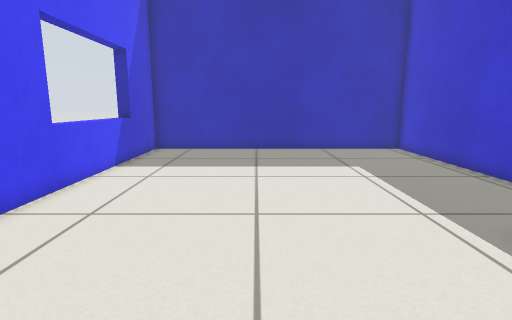
view 1 (above)

16 first-person views from a walk through a world built for the Gazebo simulator. The camera is 0.64 m above the floor, tilts 10° down and sees 80° across. The floor is counted in squares, 0.25 m on a side. Each view is taken from the middle of a square. On the plan, view 1 faces up. The plan holds only what a view shows up to about 19 squares ahead; the rest is blank.

view 2
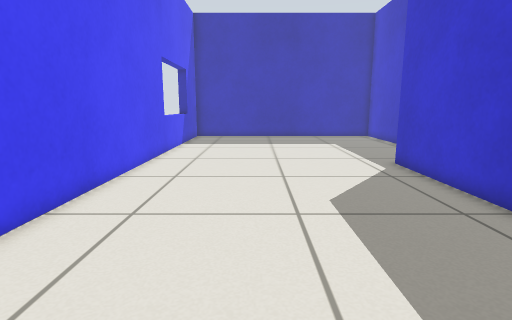

view 3
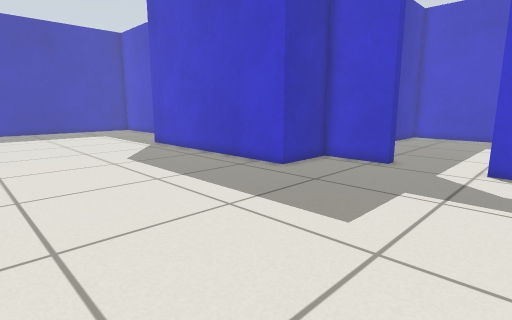

view 4
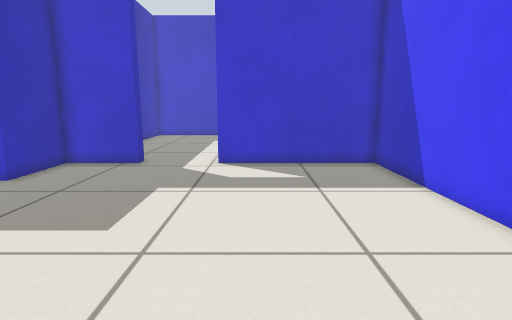

view 5
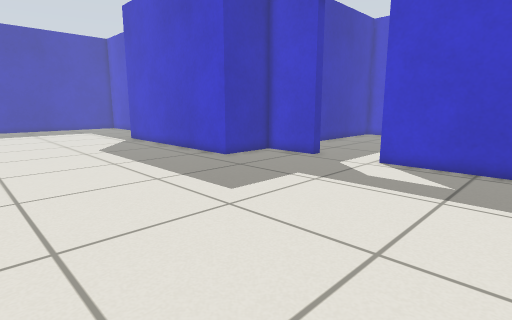

view 6
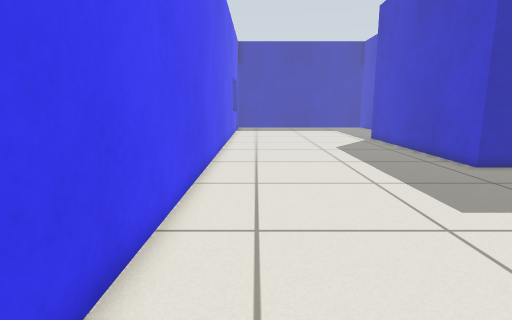

view 7
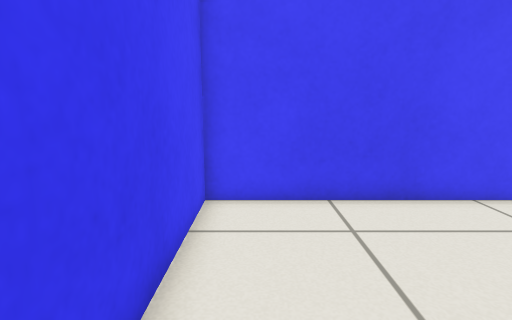

view 8
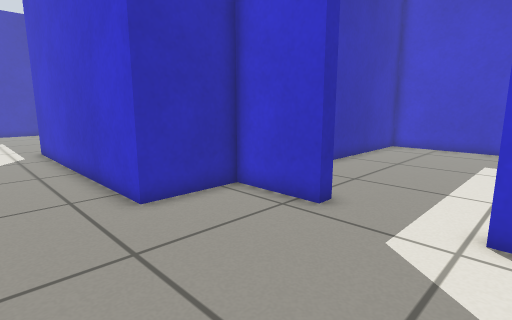

view 9
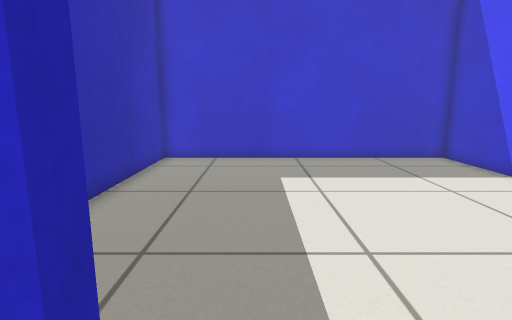

view 10
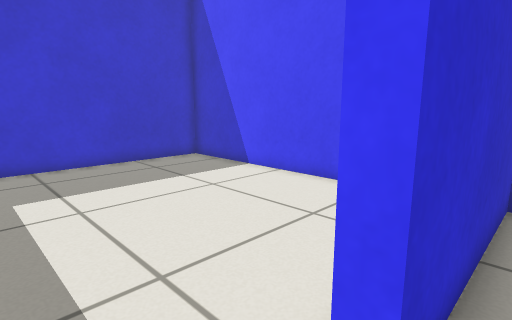

view 11
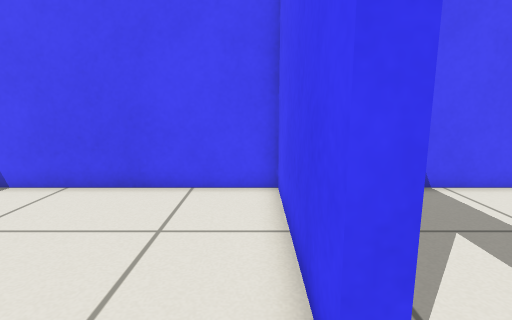

view 12
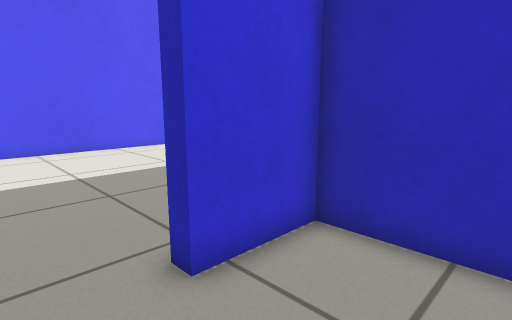

view 13
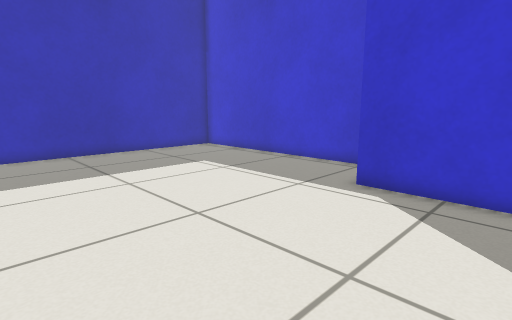

view 14
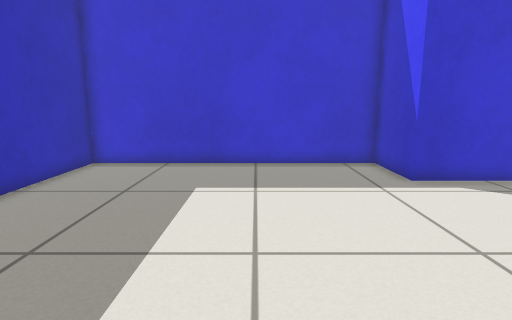

view 15
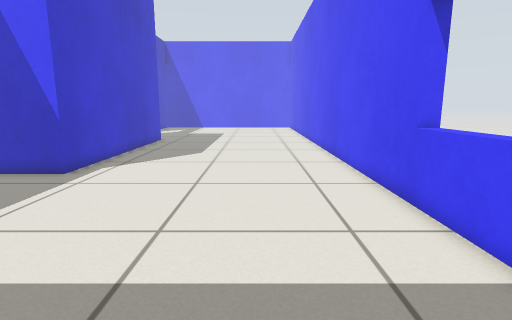

view 16
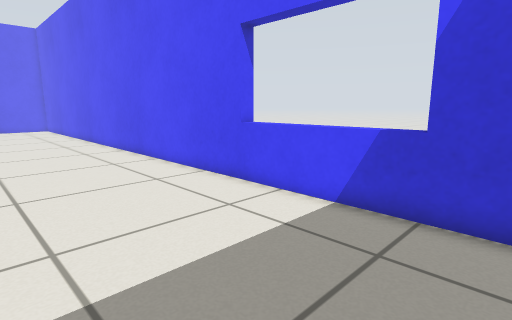

### Floor plan
Points are (right, up) in squares from view 1. A wall is a line through its corners. A room is listed if a view was taken in it or the views show most of it. See-through windows are left out.
Room 1 (views 1, 2, 3, 4, 5, 6, 7, 8, 9, 10, 13, 14, 15, 16)
walls: (8.7, -9.7) (8.7, -6.4) (5.3, -6.4) (5.3, 5.6) (8.7, 5.6) (8.7, 18.4) (-6.1, 18.4) (-6.1, -20.4) (8.7, -20.4) (8.7, -13.3)
ways out: open door at (9, -11.5) to room 2
Room 2 (views 11, 12)
walls: (9.3, -13.3) (9.3, -20.4) (22.1, -20.4) (22.1, -6.4) (14.8, -6.4); (12.8, -6.4) (9.3, -6.4) (9.3, -9.7)
ways out: open door at (9, -11.5) to room 1

Positions as (right, up) in squares from view 1, and headings:
1: (0, 0), facing up
2: (-1, -8), facing up
3: (-5, -15), facing up-right
4: (-5, -15), facing right
5: (-5, -19), facing up-right
6: (-4, -19), facing up
7: (2, -19), facing left
8: (2, -14), facing up-right
9: (7, -11), facing right
10: (8, -11), facing down-right
11: (10, -11), facing down
12: (13, -12), facing up-left
13: (-4, 1), facing up-right
14: (-5, 11), facing right
15: (-2, 17), facing down
16: (1, 17), facing down-left
